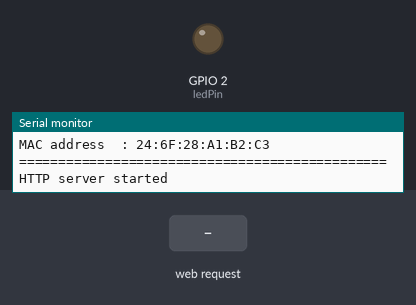
This sketch was run on a simulated ESP8266 (NodeMCU). Shown: output pins drawn as LEDs (lit = HIGH), the last lines printed to the serial monitor. The test bench sets the inputs (shaded band). WiFi joins after 1.5 s; servers stay silent unless stated.

Above: at 2.7 s.
2.8 s: HTTP request GET /on received
At 3.5 s:
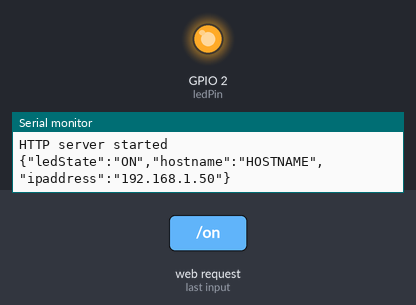
4.3 s: HTTP request GET /off received
At 4.6 s:
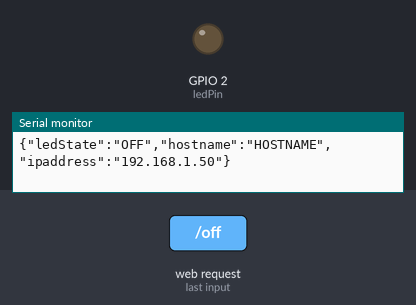
Timing chart, 0 to 7.3 s (numbered marks = the images above; inputs shaded):
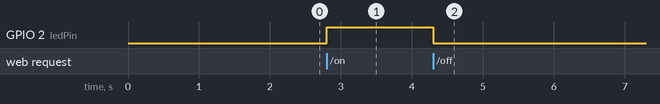

Measured:
- after the input at 2.8 s, GPIO 2 (ledPin): LOW → HIGH at once
- after the input at 4.3 s, GPIO 2 (ledPin): HIGH → LOW at once

The sketch:

web_led.ino
```cpp
//----------------------------------------------------------------------------
// ライブラリのインストールとコンパイルコマンド
//----------------------------------------------------------------------------
// arduino-cli lib install "ArduinoJson"
// bash upload_esp01_web.sh web_led/web_led.ino wifissid wifipasswd hostname

//----------------------------------------------------------------------------
// ライブラリのインクルード
//----------------------------------------------------------------------------
#include <ESP8266WiFi.h>       // ESP8266用のWiFiライブラリをインクルード
#include <ESP8266WebServer.h>  // Webサーバー機能のためのライブラリをインクルード
#include <ESP8266mDNS.h>       // mDNS機能を使用するためのライブラリをインクルード
#include <ArduinoJson.h>       // ArduinoJsonライブラリをインクルード

//----------------------------------------------------------------------------
// 定数と変数の定義
//----------------------------------------------------------------------------

// WiFi SSIDとパスワードをホスト名を指定
const char* ssid     = "WIFISSID"  ; // 自分のWi-Fi SSIDに置き換える
const char* password = "WIFIPASSWD"; // 自分のWi-Fiパスワードに置き換える
const char* hostname = "HOSTNAME"  ; // ESP-01のホスト名

// LEDピン
const int ledPin = 2;

// Webサーバー
ESP8266WebServer server(80);

// タイマーの変数
unsigned long previousMillis = 0; // 前回のシリアル出力時刻
const long interval = 5000;       // 5秒間隔

//----------------------------------------------------------------------------
// 初期設定
//----------------------------------------------------------------------------
void setup() {

  // シリアル通信を115200ボーで開始(picocom -b 115200 /dev/ttyUSB0)
  Serial.begin(115200);

  // LEDピンの初期化
  pinMode(ledPin, OUTPUT);
  digitalWrite(ledPin, LOW);  // 初期状態はオフ

  connectToWiFi();   // WiFi接続
  setupWebServer();  // Webサーバーの設定

}

//----------------------------------------------------------------------------
// メインループ
//----------------------------------------------------------------------------
void loop() {
  server.handleClient(); // クライアントリクエストの処理
  outputLEDState();      // 5秒ごとにLEDの状態をシリアル出力
  MDNS.update();         // mDNSサービスの更新
}

//----------------------------------------------------------------------------
// WiFi接続関数
//----------------------------------------------------------------------------
void connectToWiFi() {

  WiFi.hostname(hostname); // ホスト名を設定
  WiFi.begin(ssid, password);

  // WiFi接続が完了するまで待機
  while (WiFi.status() != WL_CONNECTED) {
    delay(500);
    Serial.print(".");
  }

  // mDNSサービスの開始
  Serial.println("");
  if (MDNS.begin(hostname)) {
    Serial.println("mDNS responder started");
  } else {
    Serial.println("Error setting up mDNS responder!");
  }

  Serial.print("Connected to ");
  Serial.println(ssid);
  Serial.println("===============================================");
  Serial.println("              Network Details                  ");
  Serial.println("===============================================");
  Serial.print("WebServer    : http://");
  Serial.println(WiFi.localIP());
  Serial.print("Hostname     : http://");
  Serial.print(hostname);
  Serial.println(".local");
  Serial.print("IP address   : ");
  Serial.println(WiFi.localIP());
  Serial.print("Subnet Mask  : ");
  Serial.println(WiFi.subnetMask());
  Serial.print("Gateway IP   : ");
  Serial.println(WiFi.gatewayIP());
  Serial.print("DNS IP       : ");
  Serial.println(WiFi.dnsIP());
  Serial.print("MAC address  : ");
  Serial.println(WiFi.macAddress());
  Serial.println("===============================================");

}

//----------------------------------------------------------------------------
// Webサーバー設定
//----------------------------------------------------------------------------
void setupWebServer() {

  // Webサーバーのルートパスにハンドラを設定
  server.on("/", handleRoot);
  server.on("/on", handleLEDOn);
  server.on("/off", handleLEDOff);
  server.begin(); // Webサーバーを開始
  Serial.println("HTTP server started");

}

//----------------------------------------------------------------------------
// ルートパス処理関数
//----------------------------------------------------------------------------
void handleRoot() {

  // HTMLページを生成
  String html = "<html><body>";
  html += "<h1>ESP1 LED on / off</h1>";
  html += "<p><a href='/on'>Turn LED ON</a></p>";
  html += "<p><a href='/off'>Turn LED OFF</a></p>";
  html += "</body></html>";

  // レスポンス送信
  server.send(200, "text/html", html);

}

//----------------------------------------------------------------------------
// LED処理関数
//----------------------------------------------------------------------------

// LED ONハンドラ
void handleLEDOn() {
  digitalWrite(ledPin, HIGH);  // LEDオン
  server.send(200, "text/plain", "LED is ON");
  outputLEDStateJson();
}

// LED OFFハンドラ
void handleLEDOff() {
  digitalWrite(ledPin, LOW);  // LEDオフ
  server.send(200, "text/plain", "LED is OFF");
  outputLEDStateJson();
}

//----------------------------------------------------------------------------
// LED状態出力関数
//----------------------------------------------------------------------------

void outputLEDState() {

  unsigned long currentMillis = millis();

  if (currentMillis - previousMillis >= interval) {
    previousMillis = currentMillis; // 現在の時刻を保存
    outputLEDStateJson();
  }

}

void outputLEDStateJson() {

  // LEDの状態を取得
  String ledState = digitalRead(ledPin) == HIGH ? "ON" : "OFF";

  // JSON形式で出力
  StaticJsonDocument<200> jsonDoc;
  jsonDoc["ledState"]  = ledState; // LEDの状態
  jsonDoc["hostname"]  = hostname; // ホスト名
  jsonDoc["ipaddress"] = WiFi.localIP().toString(); // IPアドレス

  String json;
  serializeJson(jsonDoc, json);
  Serial.println(json); // LEDの状態をシリアル出力

}
```
